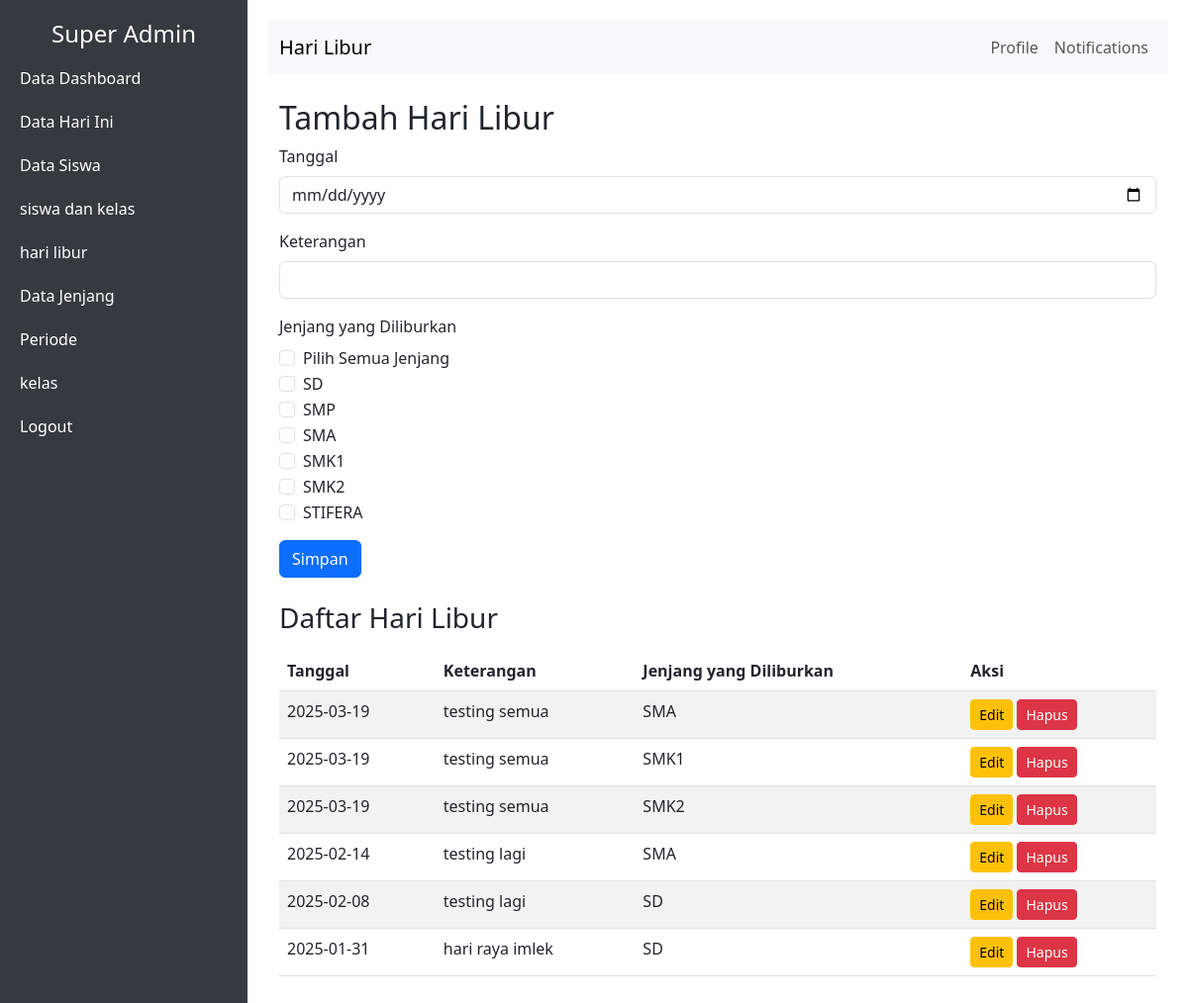
The app's page /hari_libur.php (signed in) with its own data.
### tables this page shows
CREATE TABLE `hari_libur` (
  `id_hari_libur` int(10) NOT NULL AUTO_INCREMENT,
  `tanggal` date DEFAULT NULL,
  `keterangan_libur` varchar(150) DEFAULT NULL,
  `jenjang` varchar(100) DEFAULT NULL,
  `status_hapus` int(10) NOT NULL DEFAULT 0,
  PRIMARY KEY (`id_hari_libur`)
);

CREATE TABLE `tingkat` (
  `id_tingkat` int(10) NOT NULL AUTO_INCREMENT,
  `tingkat` varchar(100) DEFAULT NULL,
  `status_hapus` int(10) NOT NULL DEFAULT 0,
  PRIMARY KEY (`id_tingkat`)
);

### hari_libur.php (the view, shortened to what this page needs)
<?php
include "koneksi.php";
?>
<!DOCTYPE html>
<html lang="en">
<head>
    <link href="https://cdn.jsdelivr.net/npm/bootstrap@5.3.0/dist/css/bootstrap.min.css" rel="stylesheet">
</head>
<body>
    <?php include "navbar.php"; ?>
    <div class="content">
        <nav class="navbar navbar-expand-lg navbar-light bg-light">
            <div class="container-fluid">
                <a class="navbar-brand" href="#">Hari Libur</a>
                <div class="collapse navbar-collapse" id="navbarNav">
                    <ul class="navbar-nav ms-auto">
                        <li class="nav-item">
                            <a class="nav-link" href="#">Profile</a>
                        </li>
                        <li class="nav-item">
                            <a class="nav-link" href="#">Notifications</a>
                        </li>
                    </ul>
                </div>
            </div>
        </nav>
        <div class="container mt-4">
            <h2>Tambah Hari Libur</h2>
            <form action="proses_hari_libur.php" method="POST" onsubmit="return validateCheckbox()">
                <div class="mb-3">
                    <label for="tanggal" class="form-label">Tanggal</label>
                    <input type="date" class="form-control" id="tanggal" name="tanggal" required>
                </div>
                <div class="mb-3">
                    <label for="keterangan" class="form-label">Keterangan</label>
                    <input type="text" class="form-control" id="keterangan" name="keterangan" required>
                </div>
                <?php
                if ($_SESSION['jabatan'] == 'admin') {
                ?>
                    <div class="mb-3">
                        <label class="form-label">Jenjang yang Diliburkan</label>
                        <div class="form-check">
                            <input class="form-check-input" type="checkbox" id="pilihSemua" onclick="toggleCheckboxes(this)">
                            <label class="form-check-label" for="pilihSemua">Pilih Semua Jenjang</label>
                        </div>
                        <div class="form-check">
                            <input class="form-check-input" type="checkbox" name="jenjang[]" value="2" id="jenjang1">
                            <label class="form-check-label" for="jenjang1">SD</label>
                        </div>
                        <div class="form-check">
                            <input class="form-check-input" type="checkbox" name="jenjang[]" value="3" id="jenjang2">
                            <label class="form-check-label" for="jenjang2">SMP</label>
                        </div>
                        <div class="form-check">
                            <input class="form-check-input" type="checkbox" name="jenjang[]" value="1" id="jenjang3">
                            <label class="form-check-label" for="jenjang3">SMA</label>
                        </div>
                        <div class="form-check">
                            <input class="form-check-input" type="checkbox" name="jenjang[]" value="4" id="jenjang4">
                            <label class="form-check-label" for="jenjang3">SMK1</label>
                        </div>
                        <div class="form-check">
                            <input class="form-check-input" type="checkbox" name="jenjang[]" value="5" id="jenjang5">
                            <label class="form-check-label" for="jenjang3">SMK2</label>
                        </div>
                        <div class="form-check">
                            <input class="form-check-input" type="checkbox" name="jenjang[]" value="6" id="jenjang6">
                            <label class="form-check-label" for="jenjang3">STIFERA</label>
                        </div>
                    </div>
                <?php
                }
                ?>
                <button type="submit" class="btn btn-primary">Simpan</button>
            </form>
            <h3 class="mt-4">Daftar Hari Libur</h3>
            <?php
            $query = "SELECT * FROM hari_libur where status_hapus = '0'  ORDER BY tanggal DESC";
            $result = mysqli_query($conn, $query);
            if (mysqli_num_rows($result) > 0) {
            ?>
                <table class="table table-striped mt-3">
                    <thead>
                        <tr>
                            <th scope="col">Tanggal</th>
                            <th scope="col">Keterangan</th>
                            <?php
                            if ($_SESSION['jabatan'] == 'admin') {
                            ?>
                                <th scope="col">Jenjang yang Diliburkan</th>
                            <?php
                            }
                            ?>
                            <th scope="col">Aksi</th>
                        </tr>
                    </thead>
                    <tbody>
                        <?php
                        if ($_SESSION['jabatan'] == 'admin') {
                            while ($row = mysqli_fetch_assoc($result)) {
                                $id_jenjang = $row['jenjang'];
                                $jenjang_query = "SELECT * FROM tingkat WHERE id_tingkat = '$id_jenjang'";
                                $jenjang_result = mysqli_query($conn, $jenjang_query);
                                $jenjang_data = mysqli_fetch_assoc($jenjang_result);
                        ?>
                                <tr>
                                    <td><?php echo $row['tanggal']; ?></td>
                                    <td><?php echo $row['keterangan_libur']; ?></td>
                                    <td><?php echo $jenjang_data['tingkat']; ?></td>
                                    <td>
                                        <a href='edit_hari_libur.php?id=<?php echo $row['id_hari_libur']; ?>' class='btn btn-sm btn-warning'>Edit</a>
                                        <a href='hapus_hari_libur.php?id=<?php echo $row['id_hari_libur']; ?>' class='btn btn-sm btn-danger'>Hapus</a>
                                    </td>
                                </tr>
                            <?php
                            }
                        }
                        ?>
                    </tbody>
                </table>
            <?php
            } else {
                echo "<p>No holidays found.</p>";
            }
            ?>
        </div>
    </div>
</body>
</html>

### hari_libur.php (style rules this page uses)
body { display: flex; height: 100vh; margin: 0; overflow: hidden; }
.content { flex: 1; padding: 20px; overflow-y: auto; }
.navbar { background-color: #f8f9fa; }

### records on screen
hari_libur: tanggal "2025-03-19", keterangan_libur "testing semua", tingkat.tingkat "SMA"
hari_libur: tanggal "2025-03-19", keterangan_libur "testing semua", tingkat.tingkat "SMK1"
hari_libur: tanggal "2025-03-19", keterangan_libur "testing semua", tingkat.tingkat "SMK2"
hari_libur: tanggal "2025-02-14", keterangan_libur "testing lagi", tingkat.tingkat "SMA"
hari_libur: tanggal "2025-02-08", keterangan_libur "testing lagi", tingkat.tingkat "SD"
hari_libur: tanggal "2025-01-31", keterangan_libur "hari raya imlek", tingkat.tingkat "SD"
